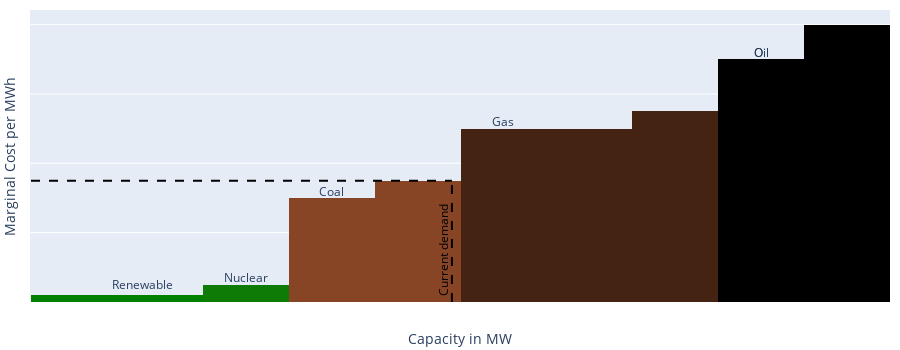

The code cell stored with this chart in its notebook:
### Code cell
import plotly.express as px
import pandas as pd
import plotly.io as pio

df = pd.DataFrame([
    {"name": "renewable", "marginal_cost": 2, "gco2/kWH": 2,},
    {"name": "renewable", "marginal_cost": 2, "gco2/kWH": 2,},
    {"name": "nuclear", "marginal_cost": 5, "gco2/kWH": 4,},
    {"name": "coal", "marginal_cost": 30, "gco2/kWH": 40,},
    {"name": "coal", "marginal_cost": 35, "gco2/kWH": 40,},
    {"name": "gas", "marginal_cost": 50, "gco2/kWH": 80,},
    {"name": "gas", "marginal_cost": 50, "gco2/kWH": 80,},
    {"name": "gas", "marginal_cost": 55, "gco2/kWH": 80,},
    {"name": "oil", "marginal_cost": 70, "gco2/kWH": 120,},
    {"name": "oil", "marginal_cost": 80, "gco2/kWH": 120,},
])

fig = px.bar(df, y="marginal_cost", color="gco2/kWH",
            color_continuous_scale=[(0, "green"), (0.2, "sienna"), (1, "black")])


fig.update_layout({
    "xaxis_title":"Capacity in MW",
    "yaxis_title":"Marginal Cost per MWh",
    "bargap":0,
    "coloraxis_showscale": False,
    'margin': dict(l=10, r=10, t=10, b=5),
    #"xaxis_showticklabels": False,
    "yaxis_showticklabels": False,
    "height":350
})

fig.update_traces(marker=dict(line=dict(width=0)))

fig.add_shape(
    type='line',
    x0=-0.5, x1=4.4,  # Adjust x0 and x1 to cover the x-axis range
    y0=35, y1=35,
    line=dict(color='black', width=2, dash='dash')  # 'dash' for a dashed line
)

fig.add_shape(
    type='line',
    x0=4.4, x1=4.4,  # Adjust x0 and x1 to cover the x-axis range
    y0=0, y1=35,
    line=dict(color='black', width=2, dash='dash')  # 'dash' for a dashed line
)

fig.add_annotation(
    x=0.8,
    y=5,
    text="Renewable",
    showarrow=False
)

fig.add_annotation(
    x=2,
    y=7,
    text="Nuclear",
    showarrow=False
)

fig.add_annotation(
    x=3,
    y=32,
    text="Coal",
    showarrow=False
)


fig.add_annotation(
    x=5,
    y=52,
    text="Gas",
    showarrow=False
)

fig.add_annotation(
    x=8,
    y=72,
    text="Oil",
    showarrow=False
)

fig.add_annotation(
    x=8,
    y=72,
    text="Oil",
    showarrow=False
)

fig.add_annotation(
    x=4.3,
    y=15,
    text="Current demand",
    showarrow=False,
    textangle=-90,font=dict(color='black')
)

fig.update_layout(
    xaxis=dict(
        tickfont=dict(color='white') # hack to hide ticks because why would showticks work
    )
)

fig.show()
pio.write_image(fig, "marginal_emissions.pdf")

### Figure 1 — Plotly figure (JSON) as saved in the notebook; plotly's stock layout.template omitted (floating-point values rounded to 4 significant figures)
{"data": [{"alignmentgroup": "True", "hovertemplate": "index=%{x}<br>marginal_cost=%{y}<br>gco2/kWH=%{marker.color}<extra></extra>", "legendgroup": "", "marker": {"color": [2, 2, 4, 40, 40, 80, 80, 80, 120, 120], "coloraxis": "coloraxis", "line": {"width": 0}, "pattern": {"shape": ""}}, "name": "", "offsetgroup": "", "orientation": "v", "showlegend": false, "textposition": "auto", "type": "bar", "x": [0, 1, 2, 3, 4, 5, 6, 7, 8, 9], "xaxis": "x", "y": [2, 2, 5, 30, 35, 50, 50, 55, 70, 80], "yaxis": "y"}], "layout": {"annotations": [{"showarrow": false, "text": "Renewable", "x": 0.8, "y": 5}, {"showarrow": false, "text": "Nuclear", "x": 2, "y": 7}, {"showarrow": false, "text": "Coal", "x": 3, "y": 32}, {"showarrow": false, "text": "Gas", "x": 5, "y": 52}, {"showarrow": false, "text": "Oil", "x": 8, "y": 72}, {"showarrow": false, "text": "Oil", "x": 8, "y": 72}, {"font": {"color": "black"}, "showarrow": false, "text": "Current demand", "textangle": -90, "x": 4.3, "y": 15}], "bargap": 0, "barmode": "relative", "coloraxis": {"colorbar": {"title": {"text": "gco2/kWH"}}, "colorscale": [[0, "green"], [0.2, "sienna"], [1, "black"]], "showscale": false}, "height": 350, "legend": {"tracegroupgap": 0}, "margin": {"b": 5, "l": 10, "r": 10, "t": 10}, "shapes": [{"line": {"color": "black", "dash": "dash", "width": 2}, "type": "line", "x0": -0.5, "x1": 4.4, "y0": 35, "y1": 35}, {"line": {"color": "black", "dash": "dash", "width": 2}, "type": "line", "x0": 4.4, "x1": 4.4, "y0": 0, "y1": 35}], "xaxis": {"anchor": "y", "domain": [0, 1], "tickfont": {"color": "white"}, "title": {"text": "Capacity in MW"}}, "yaxis": {"anchor": "x", "domain": [0, 1], "showticklabels": false, "title": {"text": "Marginal Cost per MWh"}}}}
